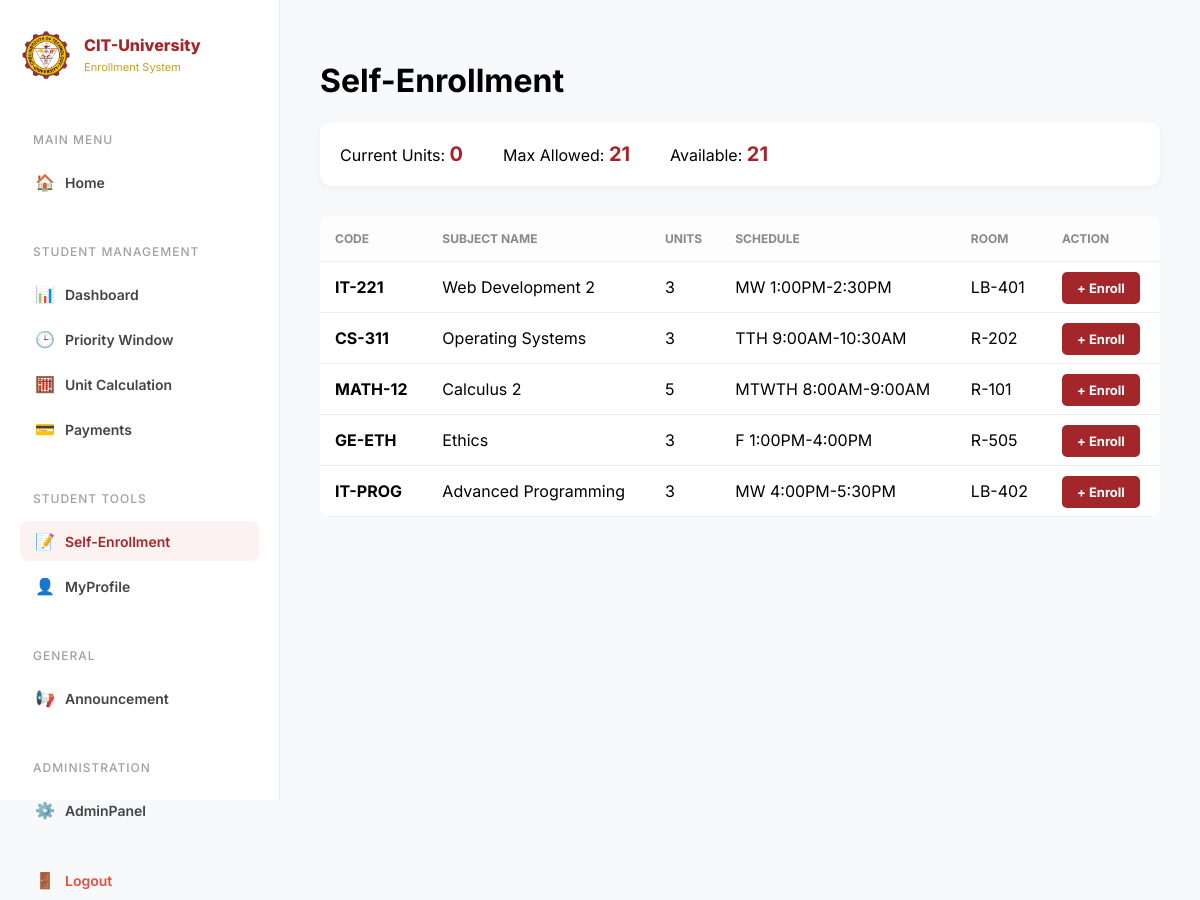
The app's page /enrollment.php (signed in) with its own data.
### tables this page shows
CREATE TABLE `users` (
  `id` int NOT NULL AUTO_INCREMENT,
  `username` varchar(50) NOT NULL,
  `password` varchar(255) NOT NULL,
  `email` varchar(100) DEFAULT NULL,
  `max_units` int DEFAULT '21',
  `balance_due` decimal(10,2) DEFAULT '50000.00',
  `role` enum('student','admin') DEFAULT 'student',
  PRIMARY KEY (`id`)
);

CREATE TABLE `subjects` (
  `id` int NOT NULL AUTO_INCREMENT,
  `subject_code` varchar(20) NOT NULL,
  `subject_name` varchar(100) NOT NULL,
  `units` int NOT NULL,
  `schedule` varchar(100) DEFAULT NULL,
  `room` varchar(20) DEFAULT NULL,
  PRIMARY KEY (`id`)
);

### enrollment.php (the view, shortened to what this page needs)
<?php
include 'db.php';
$uid = $_SESSION['user_id'];
$user_q = mysqli_query($conn, "SELECT max_units FROM users WHERE id = $uid");
$user_data = mysqli_fetch_assoc($user_q);
$max_allowed = $user_data['max_units'];
$current_units_q = mysqli_query($conn, "SELECT SUM(s.units) as total FROM enrollments e JOIN subjects s ON e.subject_id = s.id WHERE e.user_id = $uid");
$unit_data = mysqli_fetch_assoc($current_units_q);
$current_total = $unit_data['total'] ?? 0;
?>
<!DOCTYPE html>
<html lang="en">
<head>
</head>
<body>
    <?php include 'includes/sidebar.php'; ?>
    <main class="main-content">
        <h1>Self-Enrollment</h1>
        <div class="stats-bar">
            <div class="stat-item">Current Units: <b><?php echo $current_total; ?></b></div>
            <div class="stat-item">Max Allowed: <b><?php echo $max_allowed; ?></b></div>
            <div class="stat-item">Available: <b><?php echo ($max_allowed - $current_total); ?></b></div>
        </div>
        <table>
            <thead>
                <tr>
                    <th>Code</th>
                    <th>Subject Name</th>
                    <th>Units</th>
                    <th>Schedule</th>
                    <th>Room</th>
                    <th>Action</th>
                </tr>
            </thead>
            <tbody>
                <?php
                $all_subs = mysqli_query($conn, "SELECT * FROM subjects");
                while($s = mysqli_fetch_assoc($all_subs)):
                ?>
                <tr>
                    <td><strong><?php echo $s['subject_code']; ?></strong></td>
                    <td><?php echo $s['subject_name']; ?></td>
                    <td><?php echo $s['units']; ?></td>
                    <td><?php echo $s['schedule']; ?></td>
                    <td><?php echo $s['room']; ?></td>
                    <td><a href="enrollment.php?add_id=<?php echo $s['id']; ?>" class="btn-add">+ Enroll</a></td>
                </tr>
                <?php endwhile; ?>
            </tbody>
        </table>
    </main>
</body>
</html>

### includes/sidebar.php (shortened to what this page needs)
<?php
$current_page = basename($_SERVER['PHP_SELF']);
?>
<aside class="sidebar">
    <div class="sidebar-logo-section">
        <img src="/assets/cit-logo.png" alt="CIT Logo">
        <div class="logo-text">
            <span class="brand">CIT-University</span>
            <span class="sub">Enrollment System</span>
        </div>
    </div>
    <div class="sidebar-section">
        <h3>Main Menu</h3>
        <a href="home.php" class="sidebar-link <?php echo ($current_page == 'home.php') ? 'active' : ''; ?>">
            <span>🏠</span> Home
        </a>
    </div>
    <div class="sidebar-section">
        <h3>Student Management</h3>
        <?php
            $dash_page = ($_SESSION['role'] === 'admin') ? 'admin.php' : 'dashboard.php';
        ?>
        <a href="<?php echo $dash_page; ?>" class="sidebar-link <?php echo ($current_page == $dash_page) ? 'active' : ''; ?>">
            <span>📊</span> Dashboard
        </a>
        <a href="priority.php" class="sidebar-link <?php echo ($current_page == 'priority.php') ? 'active' : ''; ?>">
            <span>🕒</span> Priority Window
        </a>
        <a href="calculation.php" class="sidebar-link <?php echo ($current_page == 'calculation.php') ? 'active' : ''; ?>">
            <span>🧮</span> Unit Calculation
        </a>
        <a href="payments.php" class="sidebar-link <?php echo ($current_page == 'payments.php') ? 'active' : ''; ?>">
            <span>💳</span> Payments
        </a>
    </div>
    <div class="sidebar-section">
        <h3>Student Tools</h3>
        <a href="enrollment.php" class="sidebar-link <?php echo ($current_page == 'enrollment.php') ? 'active' : ''; ?>">
            <span>📝</span> Self-Enrollment
        </a>
        <a href="profile.php" class="sidebar-link <?php echo ($current_page == 'profile.php') ? 'active' : ''; ?>">
            <span>👤</span> MyProfile
        </a>
    </div>
    <div class="sidebar-section">
        <h3>General</h3>
        <a href="announcements.php" class="sidebar-link <?php echo ($current_page == 'announcements.php') ? 'active' : ''; ?>">
            <span>📢</span> Announcement
        </a>
    </div>
    <?php if (isset($_SESSION['role']) && $_SESSION['role'] === 'admin'): ?>
    <div class="sidebar-section">
        <h3>Administration</h3>
        <a href="admin.php" class="sidebar-link <?php echo ($current_page == 'admin.php') ? 'active' : ''; ?>">
            <span>⚙️</span> AdminPanel
        </a>
    </div>
    <?php endif; ?>
    <a href="logout.php" class="sidebar-link logout-btn">
        <span>🚪</span> Logout
    </a>
</aside>

### enrollment.php (style rules this page uses)
body { display: flex; font-family: 'Inter', sans-serif; background: #f8f9fa; margin: 0; }
.main-content { flex: 1; padding: 40px; }
.stats-bar { background: white; padding: 20px; border-radius: 12px; display: flex; gap: 40px; margin-bottom: 30px; box-shadow: 0 2px 10px rgba(0,0,0,0.05); }
.stat-item b { color: #A3262A; font-size: 20px; }
table { width: 100%; border-collapse: collapse; background: white; border-radius: 10px; overflow: hidden; }
th, td { padding: 15px; text-align: left; border-bottom: 1px solid #eee; }
th { background: #fdfdfd; color: #888; font-size: 12px; text-transform: uppercase; }
.btn-add { background: #A3262A; color: white; padding: 8px 15px; border-radius: 5px; text-decoration: none; font-size: 13px; font-weight: bold; }

### includes/sidebar.php (style rules this page uses)
.sidebar { width: 280px; min-width: 280px; background: #FFFFFF; height: 100vh; border-right: 1px solid #EAEAEA; padding: 30px 20px; position: sticky; top: 0; display: flex; flex-direction: column; box-sizing: border-box; }
.sidebar-logo-section { display: flex; align-items: center; gap: 12px; margin-bottom: 40px; }
.sidebar-logo-section img { height: 50px; width: auto; }
.brand { display: block; font-weight: 800; color: #A3262A; font-size: 16px; }
.sub { font-size: 11px; color: #C5A021; }
.sidebar-section { margin-bottom: 25px; }
.sidebar-section h3 { font-size: 12px; color: #A0A0A0; text-transform: uppercase; letter-spacing: 1px; margin-bottom: 15px; font-weight: 500; padding-left: 10px; border-left: 3px solid transparent; }
.sidebar-link { display: flex; align-items: center; text-decoration: none; color: #444; padding: 10px 15px; font-size: 14px; font-weight: 600; border-radius: 8px; transition: 0.2s; margin-bottom: 5px; }
.sidebar-link.active { color: #A3262A !important; background-color: #fdf2f2 !important; }
.logout-btn { margin-top: auto; color: #e74c3c; }
.sidebar-link span { margin-right: 10px; font-size: 16px; }

### records on screen
users: max_units "21", $max_allowed-$current_total "21"
subjects: subject_code "IT-221", subject_name "Web Development 2", units "3", schedule "MW 1:00PM-2:30PM", room "LB-401"
subjects: subject_code "CS-311", subject_name "Operating Systems", units "3", schedule "TTH 9:00AM-10:30AM", room "R-202"
subjects: subject_code "MATH-12", subject_name "Calculus 2", units "5", schedule "MTWTH 8:00AM-9:00AM", room "R-101"
subjects: subject_code "GE-ETH", subject_name "Ethics", units "3", schedule "F 1:00PM-4:00PM", room "R-505"
subjects: subject_code "IT-PROG", subject_name "Advanced Programming", units "3", schedule "MW 4:00PM-5:30PM", room "LB-402"

### other values on screen
$current_total "0"
